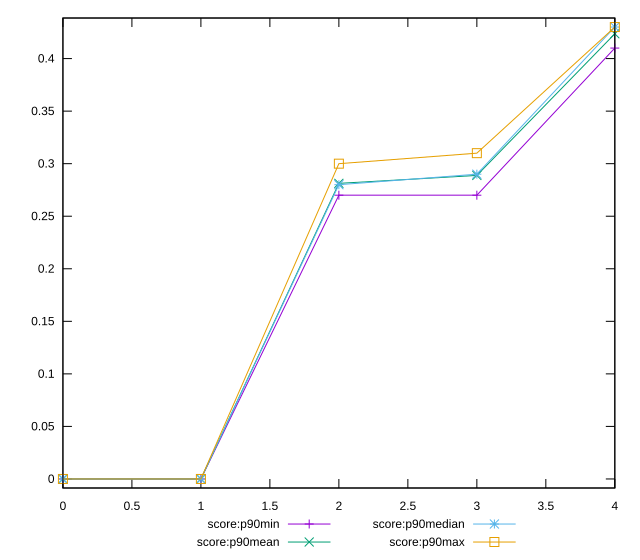

Here is the gnuplot script that generated this plot:
reset

$scoreP90Min <<EOF
0 0
1 0
2 0.27
3 0.27
4 0.41
EOF

$scoreP90Mean <<EOF
0 0
1 0
2 0.2812765957446806
3 0.2888297872340422
4 0.42361702127659545
EOF

$scoreP90Median <<EOF
0 0
1 0
2 0.28
3 0.29
4 0.43
EOF

$scoreP90Max <<EOF
0 0
1 0
2 0.3
3 0.31
4 0.43
EOF

set key outside below
set xrange [0:4]
set yrange [-0.0086:0.4386]
set trange [-0.0086:0.4386]
set terminal svg size 640, 560 enhanced background rgb 'white'
set output "report_00017_2021-02-10T15-08-03.406Z/uses-text-compression/progression/score.svg"

plot $scoreP90Min title "score:p90min" with linespoints, \
     $scoreP90Mean title "score:p90mean" with linespoints, \
     $scoreP90Median title "score:p90median" with linespoints, \
     $scoreP90Max title "score:p90max" with linespoints

reset
